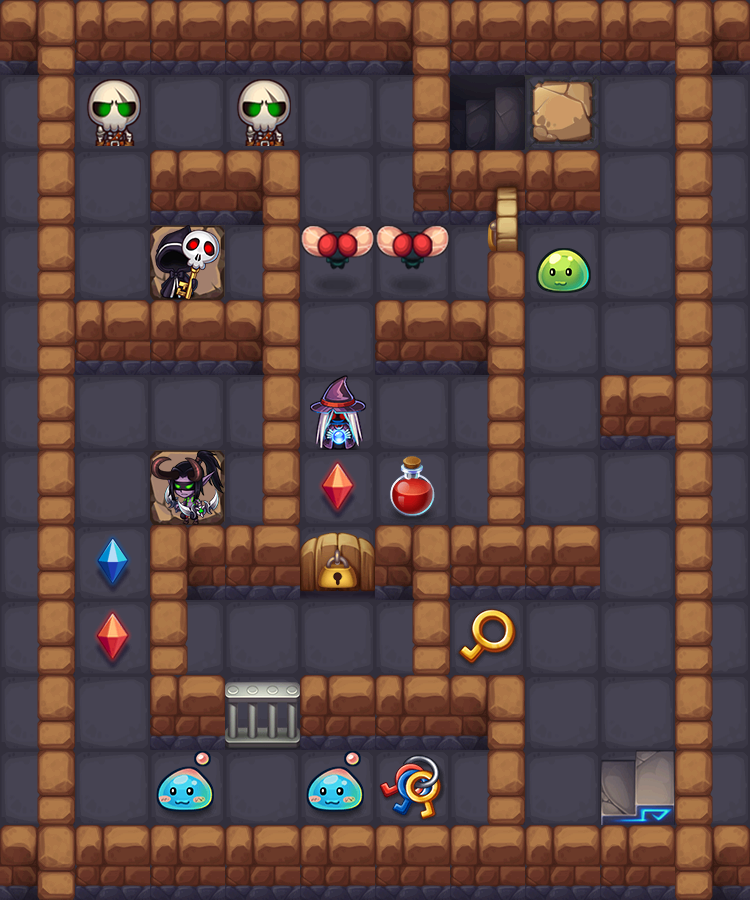

A 2D game scene composited from a Tiled map and its tileset images. What follows is a short description and the map's XML, with each tile layer's data collapsed to a summary:
An orthogonal 10x12 tile map with 75x75 px tiles, 3 tile layers (floor, wall, npc).

<map version="1.0" orientation="orthogonal" renderorder="right-down" width="10" height="12" tilewidth="75" tileheight="75" nextobjectid="1">
 <tileset firstgid="1" source="area.tsx" />
 <layer name="floor" width="10" height="12">
  <data>[120 cells, 120 non-empty, 3 distinct tile ids]</data>
 </layer>
 <layer name="wall" width="10" height="12">
  <data>[120 cells, 69 non-empty, 6 distinct tile ids]</data>
 </layer>
 <layer name="npc" width="10" height="12">
  <data>[120 cells, 22 non-empty, 18 distinct tile ids]</data>
 </layer>
</map>
